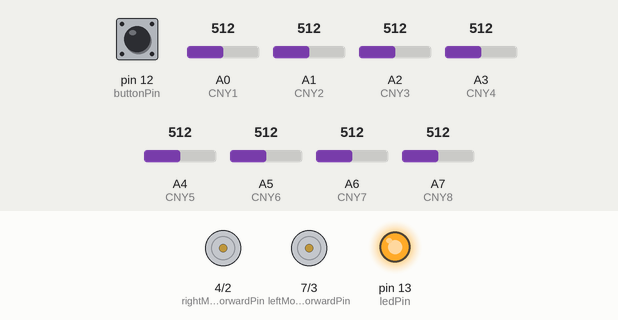
Recording of a sketch running on a simulated Arduino Nano, built with avr-gcc and run on an emulated ATmega328P. On the bench: motor-driver pin pairs drawn as motors (green arrow = first pin HIGH = forward, orange = second pin HIGH = backward, longer = more drive, scaled by the enable pin), output pins drawn as LEDs (lit = HIGH). The inputs (shaded band) are chosen by the test bench; at power-on: pin 12 (buttonPin) HIGH, A0 (CNY1) = 512, A5 (CNY6) = 512, A4 (CNY5) = 512, A7 (CNY8) = 512, A2 (CNY3) = 512, A1 (CNY2) = 512, A3 (CNY4) = 512, A6 (CNY7) = 512.

Above: at 3.8 s.
3.9 s: pin 12 (buttonPin) pulled LOW for 0.15 s
At 5.1 s:
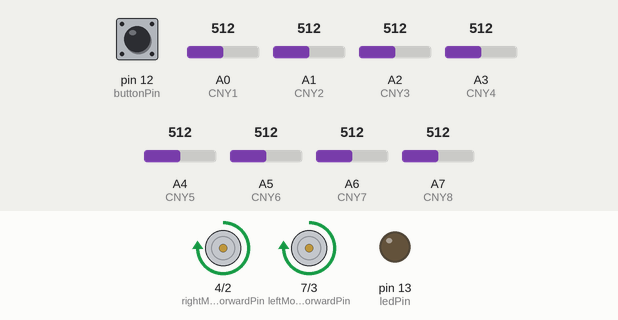
5.5 s: A0 (CNY1) set to 522
At 6.3 s:
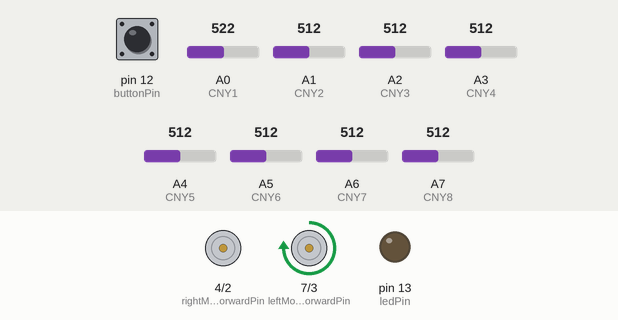
7.0 s: A5 (CNY6) set to 530
At 7.4 s:
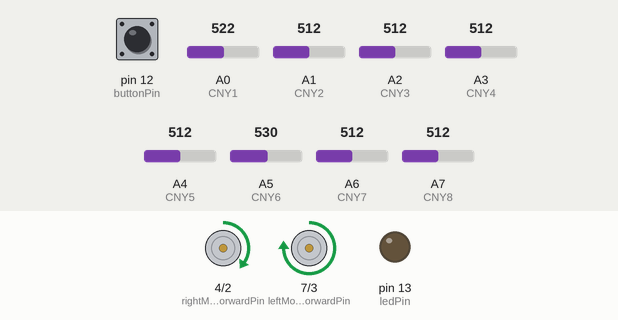
8.5 s: A4 (CNY5) set to 519
At 9.7 s:
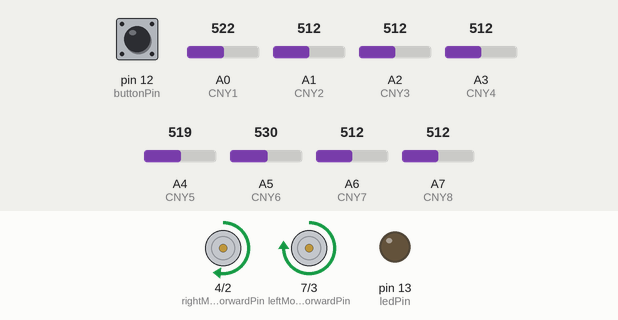
10.0 s: A7 (CNY8) set to 716
At 10.9 s:
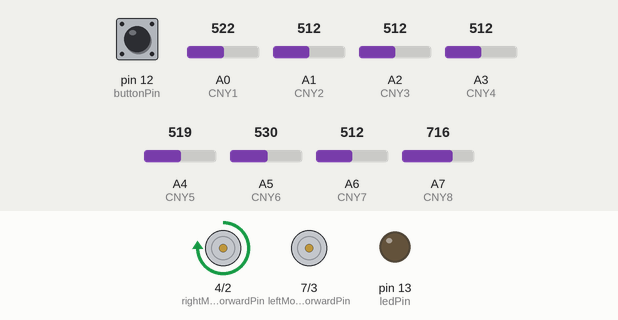
11.5 s: A2 (CNY3) set to 716
At 12.1 s:
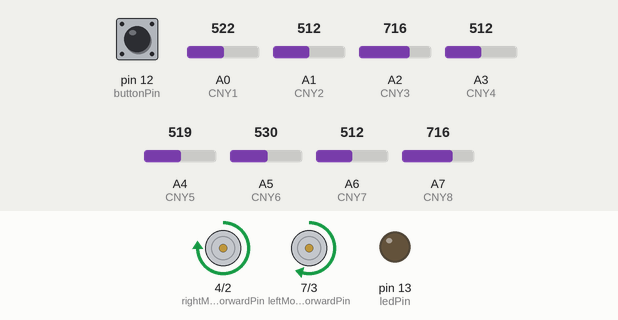
Timing chart, 0 to 14.0 s (numbered marks = the images above; inputs shaded):
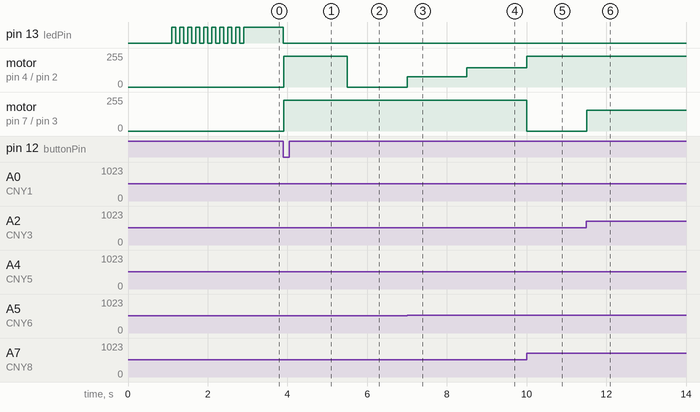

Measured:
- the behaviour switches between 512 and 513 on A0 (CNY1) (found by bisection; images 1 and 2)
- the behaviour switches between 512 and 513 on A5 (CNY6) (found by bisection; images 2 and 3)
- the behaviour switches between 512 and 513 on A4 (CNY5) (found by bisection; images 3 and 4)
- after the input at 3.9 s, pin 13 (ledPin): HIGH → LOW at once; motor on pin 4 (rightMotorForwardPin) / pin 2 (rightMotorBackwardPin), motor on pin 7 (leftMotorForwardPin) / pin 3 (leftMotorBackwardPin): stopped → forward 232/255 at once
- after the input at 5.5 s, motor on pin 4 (rightMotorForwardPin) / pin 2 (rightMotorBackwardPin): forward 232/255 → stopped at once
- after the input at 7.0 s, motor on pin 4 (rightMotorForwardPin) / pin 2 (rightMotorBackwardPin): stopped → forward 78/255 at once
- after the input at 8.5 s, motor on pin 4 (rightMotorForwardPin) / pin 2 (rightMotorBackwardPin): forward 78/255 → forward 144/255 at once
- after the input at 10.0 s, motor on pin 4 (rightMotorForwardPin) / pin 2 (rightMotorBackwardPin): forward 144/255 → forward 232/255 at once; motor on pin 7 (leftMotorForwardPin) / pin 3 (leftMotorBackwardPin): forward 232/255 → stopped at once
- after the input at 11.5 s, motor on pin 7 (leftMotorForwardPin) / pin 3 (leftMotorBackwardPin): stopped → forward 154/255 at once

The sketch:

pid_line_follower.ino
```cpp
//robotcu.com
//Mert ÖZTOPRAK
//mertoztoprak@gmail.com
#include <inttypes.h>
#include <stdlib.h>

//pins
int buttonState = 0;
int buttonPin = 12;
int ledPin = 13;

int CNY1 = A0;
int CNY2 = A1;
int CNY3 = A2;
int CNY4 = A3;
int CNY5 = A4;
int CNY6 = A5;
int CNY7 = A6;
int CNY8 = A7;
int leftPWMPin = 6;
int rightPWMPin = 5;
int rightMotorForwardPin = 4;
int rightMotorBackwardPin = 2;
int leftMotorForwardPin = 7;
int leftMotorBackwardPin = 3;

//variables
long value = 0;
long totalValue = 0;
double division = 0;
double avg = 0;
double sum = 0;
int on_line = 1;
double LightValue = 0;
signed long leftMotor = 0;
signed long rightMotor = 0;
double integral = 0, lastError = 0, error = 0, derivative = 0, output = 0;
//pid coefficients
double Kp = 2;    // If this value is too low, robot can not turn, if it is too high, oscillates a lot
double Kd = 17.5; // dampens oscillation, but if this value is too high, speed gets lower
double Ki = 0;
signed long Tp = 1000; //maximum speed, max limit is 1023.
signed long turn = 0;
int sensor[8];

//calibration variables
int sensorMinCalibration[8] = {1023, 1023, 1023, 1023, 1023, 1023, 1023, 1023};
int sensorMaxCalibration[8] = {0, 0, 0, 0, 0, 0, 0, 0};

void setup()
{
    pinMode(buttonPin, INPUT);
    pinMode(ledPin, OUTPUT);
    pinMode(leftPWMPin, OUTPUT);
    pinMode(rightPWMPin, OUTPUT);
    pinMode(rightMotorForwardPin, OUTPUT);
    pinMode(rightMotorBackwardPin, OUTPUT);
    pinMode(leftMotorForwardPin, OUTPUT);
    pinMode(leftMotorBackwardPin, OUTPUT);
}

void calibration() //store minimum and maximum adc values read by each sensor
{
    int i;

    sensor[0] = analogRead(CNY1);
    sensor[1] = analogRead(CNY2);
    sensor[2] = analogRead(CNY3);
    sensor[3] = analogRead(CNY4);
    sensor[4] = analogRead(CNY5);
    sensor[5] = analogRead(CNY6);
    sensor[6] = analogRead(CNY7);
    sensor[7] = analogRead(CNY8);

    for (i = 0; i < 8; i++)
    {
        if (sensor[i] > sensorMaxCalibration[i])
            sensorMaxCalibration[i] = sensor[i];

        if (sensor[i] < sensorMinCalibration[i])
            sensorMinCalibration[i] = sensor[i];
    }
  }

void pid_8sensor()
{
    // If Lightvalue is at 3500, that means robot is just at the center of the line. In that case error should be 0.
    error = (LightValue - 3500);

    // integral calculation, usually not useful on line follower robots
    //  integral = integral + error;
    //  if(integral>60000)
    //  integral=60000;
    //  if(integral<(-60000))
    //  integral=(-60000);

    //  derivative calculation
    derivative = error - lastError;

    //Calculate output of control system using Kp, Kd, Ki coefficients
    output = Kp * error + Kd * derivative + Ki * integral;

    turn = (long) output; //cast double value to long

    if (turn >= Tp) //turn, should not be higher than Tp (maximum speed)
    {
        turn = Tp;
    }
    else if (turn <= (-Tp)) //turn, should not be higher than Tp (maximum speed)
    {
        turn = (-Tp);
    }

    if (turn < 0)
    {
        leftMotor = (long)((Tp + turn));
        rightMotor = Tp;
        analogWrite(leftPWMPin, leftMotor);
        analogWrite(rightPWMPin, rightMotor);
    }
    else
    {
        leftMotor = (long)(Tp);
        rightMotor = Tp - turn;
        analogWrite(leftPWMPin, leftMotor);
        analogWrite(rightPWMPin, rightMotor);
    }
    lastError = error; //save lastError to calculate derivative and integral on next cycle
}

void readLine_8sensor() //read all sensors at once
{
    int i;
    sensor[0] = analogRead(CNY1);
    sensor[1] = analogRead(CNY2);
    sensor[2] = analogRead(CNY3);
    sensor[3] = analogRead(CNY4);
    sensor[4] = analogRead(CNY5);
    sensor[5] = analogRead(CNY6);
    sensor[6] = analogRead(CNY7);
    sensor[7] = analogRead(CNY8);

    //now calculate a single value as an input value for PID
    avg = 0;
    sum = 0;
    on_line = 0;
    totalValue = 0;

    for (i = 0; i < 8; i++)
    {
        if (sensor[i] < sensorMinCalibration[i]) //if sensor value is lower than minimum value we read during calibration
        {
            sensor[i] = 0;
            value = 1023;
        }
        else if (sensor[i] > sensorMaxCalibration[i]) //if sensor value is higher than maximum value we read during calibration
        {
            sensor[i] = 1023;
            value = 0;
        }
        else
        {
            //normalize measurements using weighted average
            division = ((1023) / (double)(sensorMaxCalibration[i] - sensorMinCalibration[i]));
            sensor[i] = (long)((long)(sensor[i] - sensorMinCalibration[i]) * (division));
            value = (1023 - sensor[i]);
        }

        if (value > 300) //if any of the sensor reading is higher than this value,
                         //it means robot is on the line
        {
            on_line = 1;
        }

        avg = (avg + (double)(value) * ((double)(i)*1000)); //calculate weighted average using all sensor values
        sum = sum + (double)value;

        totalValue = totalValue + value;
    }

    if (on_line == 0) //if robot is on the line anymore
    {
        // if robot was turning left last time, keep turning left
        if (LightValue < 3500)
        {
            LightValue = 0;
            totalValue = 0;
            return;
        }
        // if robot was turning right last time, keep turning right
        else
        {
            LightValue = 7000;
            totalValue = 0;
            return;
        }
    }

    LightValue = (double)((avg) / (sum));
    LightValue = (long)LightValue; //calculated LightValue will be between 0-7000
}

void loop()
{
    int i;
    delay(1000);

    //blink leds on powerup
    for (i = 0; i < 10; i++)
    {
        delay(100);
        digitalWrite(ledPin, HIGH);
        delay(100);
        digitalWrite(ledPin, LOW);
    }
    digitalWrite(ledPin, HIGH);

    buttonState = digitalRead(buttonPin); //read button state
    //Calibration without button, starts on powerup and done after a while
    //  for(i=0;i<3000;i++)
    //  {
    //   delay(1);
    //   calibration();
    //  }
    //Calibration without button

    //Calibration with button
    while (buttonState == LOW); //wait while button is unpressed, calibration should be done first
    while (buttonState == HIGH) //wait while button is pressed, start calibration now, stop if state becomes low again
    {
        buttonState = digitalRead(buttonPin);
        calibration();
    }
    //Calibration with button
    //calibration done

    digitalWrite(ledPin, LOW);
    digitalWrite(leftMotorForwardPin, HIGH);
    digitalWrite(rightMotorForwardPin, HIGH);
    digitalWrite(leftMotorBackwardPin, LOW);
    digitalWrite(rightMotorBackwardPin, LOW);

    //start line following
    while (1)
    {
       readLine_8sensor();
       pid_8sensor();
    }
}
```
